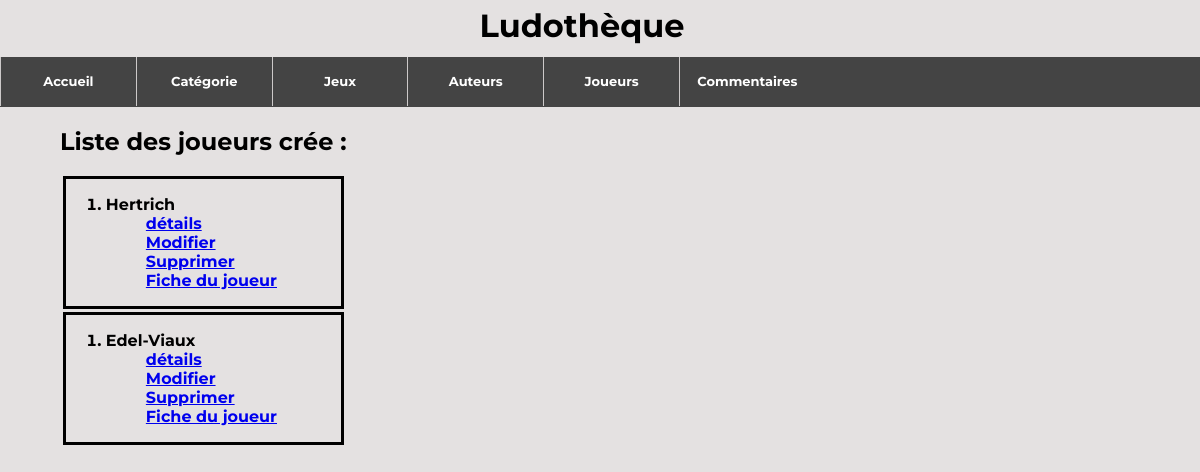
The app's page /ludo/affichagejoueurs/, older data.
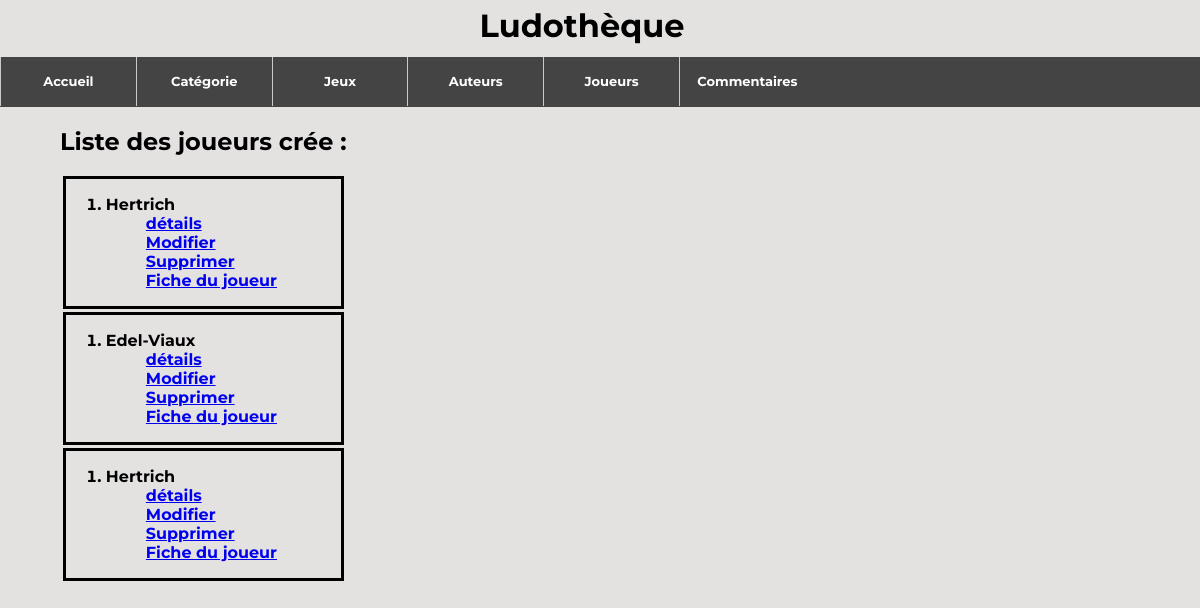
The same page, newer data.
### ludo/models.py (models this page shows, shortened)
class Joueurs(models.Model):
    nom_j = models.CharField(max_length=100)
    prenom_j = models.CharField(max_length=100)
    mail_j = models.EmailField(blank=True, null=True)
    mdp_j = models.CharField(max_length=100, blank=True, null=True)
    PROFESSIONNEL = 'PROFESSIONNEL'
    PARTICULIER = 'PARTICULIER'
    choix = [(PROFESSIONNEL, 'PRO'), (PARTICULIER, 'PARTICULIER')]
    type_j = models.CharField(blank=True, choices=choix, max_length=100)
    def __str__(self):
        chaine4 = f"{self.nom_j}"
        return chaine4

### ludo/views.py (the view)
# urls.py: path('affichagejoueurs/', views.affichagejoueurs),
def affichagejoueurs(request):
    liste4 = list(models.Joueurs.objects.all())
    return render(request, 'ludo/affichagejoueurs.html',{"liste" : liste4})

### ludo/templates/ludo/affichagejoueurs.html (shortened to what this page needs)
<!DOCTYPE html>
<html lang="en">
<head>
    {% extends 'main.html' %}
    {% load static %}
    {% block content %}
</head>
<body>
    <div class="margin">
        <h2> Liste des joueurs crée :</h2>
        {% for p in liste %}
        <div class="li_Border">
            <ol>
                <li>
                    {{p}}
                    <ul><a href="/ludo/affichejoueurs/{{p.id}}/">détails</a></ul>
                    <ul><a class="updatejoueurs" href="/ludo/updatejoueurs/{{p.id}}/">Modifier</a></ul>
                    <ul><a class="del" href="/ludo/deletejoueurs/{{p.id}}/">Supprimer</a></ul>
                    <ul><a class="updatejoueurs" href="/ludo/updatejoueurs/{{p.id}}/">Fiche du joueur</a></ul>
                </li>
            </ol>
        </div>
        {% endfor %}
    </div>
</body>
</html>
{% endblock %}

Row changes from the older to the newer data that the page shows:
added Joueurs: nom_j "Hertrich"
